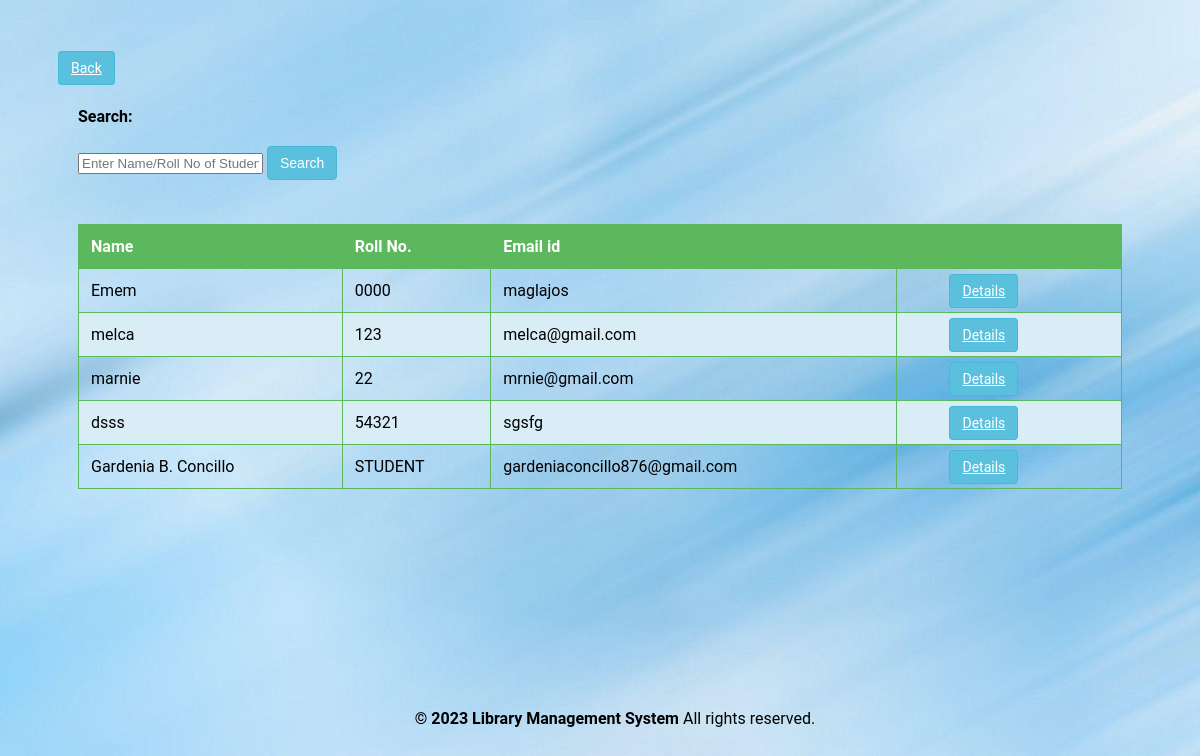
Page /admin/student.php (signed in) on the committed database.
### tables this page shows
CREATE TABLE `user` (
  `RollNo` varchar(50) NOT NULL,
  `Name` varchar(50) DEFAULT NULL,
  `Type` varchar(50) DEFAULT NULL,
  `Category` varchar(50) DEFAULT NULL,
  `EmailId` varchar(50) DEFAULT NULL,
  `MobNo` bigint(11) DEFAULT NULL,
  `Password` varchar(50) DEFAULT NULL,
  `pp` varchar(250) NOT NULL
);

### admin/student.php (the view, shortened to what this page needs)
<?php
require('dbconn.php');
?>
<?php
if ($_SESSION['RollNo']) {
    ?>
<!DOCTYPE html>
<html lang="en">
    <head>
              <a href="javascript:history.back()" class="btn btn-secondary">Back</a>
   </head>
    <body>
    <div class="span9">
                        <form class="form-horizontal row-fluid" action="student.php" method="post">
                                        <div class="control-group">
                                            <label class="control-label" for="Search"><b>Search:</b></label>
                                            <div class="controls">
                                                <input type="text" id="title" name="title" placeholder="Enter Name/Roll No of Student" class="span8" required>
                                                <button type="submit" name="submit"class="btn">Search</button>
                                            </div>
                                        </div>
                                    </form>
                                    <br>
                                    <?php
                                    if(isset($_POST['submit']))
                                        {$s=$_POST['title'];
                                            $sql =   "SELECT * FROM LMS.user WHERE (RollNo='$s' OR Name LIKE '%$s%') AND RollNo<>'ADMIN' ORDER BY RollNo ASC";
                                        }
                                    else
                                    $sql = "SELECT * FROM LMS.user WHERE RollNo<>'ADMIN' ORDER BY RollNo ASC";
                                    $result=$conn->query($sql);
                                    $rowcount=mysqli_num_rows($result);
                                    if(!($rowcount))
                                        echo "<br><center><h2><b><i>No Results</i></b></h2></center>";
                                    else
                                    {
                                    ?>
                        <table class="table" id = "tables">
                                  <thead>
                                    <tr>
                                      <th>Name</th>
                                      <th>Roll No.</th>
                                      <th>Email id</th>
                                      <th></th>
                                    </tr>
                                  </thead>
                                  <tbody>
                    <?php
                            while($row=$result->fetch_assoc())
                            {
                                $email=$row['EmailId'];
                                $name=$row['Name'];
                                $rollno=$row['RollNo'];
                            ?>
                                    <tr>
                                      <td><?php echo $name ?></td>
                                      <td><?php echo $rollno ?></td>
                                      <td><?php echo $email ?></td>
                                        <td>
                                        <center>
                                            <a href="studentdetails.php?id=<?php echo $rollno; ?>" class="btn btn-success">Details</a>
                                      </center>
                                        </td>
                                    </tr>
                            <?php }} ?>
                                  </tbody>
                                </table>
                            </div>
<div class="footer">
            <div class="container">
                <b class="copyright">&copy; 2023 Library Management System </b>All rights reserved.
            </div>
        </div>
    </body>
</html>
<?php }
else {
    echo "<script type='text/javascript'>alert('Access Denied!!!')</script>";
} ?>

### admin/student.php (style rules this page uses)
body { font-family: 'Roboto', sans-serif; background: url('images/book.jpg') no-repeat; background-size: cover; background-position: center; padding:50px; }
.container { width: 100%; padding-right: 15px; padding-left: 15px; margin-right: auto; margin-left: auto; }
.span9 { margin: 20px; margin-top:30px; }
form { margin-bottom: 20px; }
.table { width: 100%; border-collapse: collapse; margin-top: 5px; overflow-x: auto; }
.table th, .table td { border: 1px solid #5cb85c; padding: 12px; text-align: left; }
.table th { background-color: #5cb85c; color: #fff; }
.table tbody tr:nth-child(even) { background-color: #d9edf7; }
.btn { padding: 8px 12px; font-size: 14px; cursor: pointer; background-color: #5bc0de; color: #fff; border: 1px solid #46b8da; border-radius: 4px; margin-right:50px; margin-top:20px; }
.footer { text-align: center; padding-top: 200px; color: #black; }

### rows in the picture
user: Name "Emem", RollNo "0000", EmailId "maglajos"
user: Name "melca", RollNo "123", EmailId "melca@gmail.com"
user: Name "marnie", RollNo "22", EmailId "mrnie@gmail.com"
user: Name "dsss", RollNo "54321", EmailId "sgsfg"
user: Name "Gardenia B. Concillo", RollNo "STUDENT", EmailId "gardeniaconcillo876@gmail.com"
